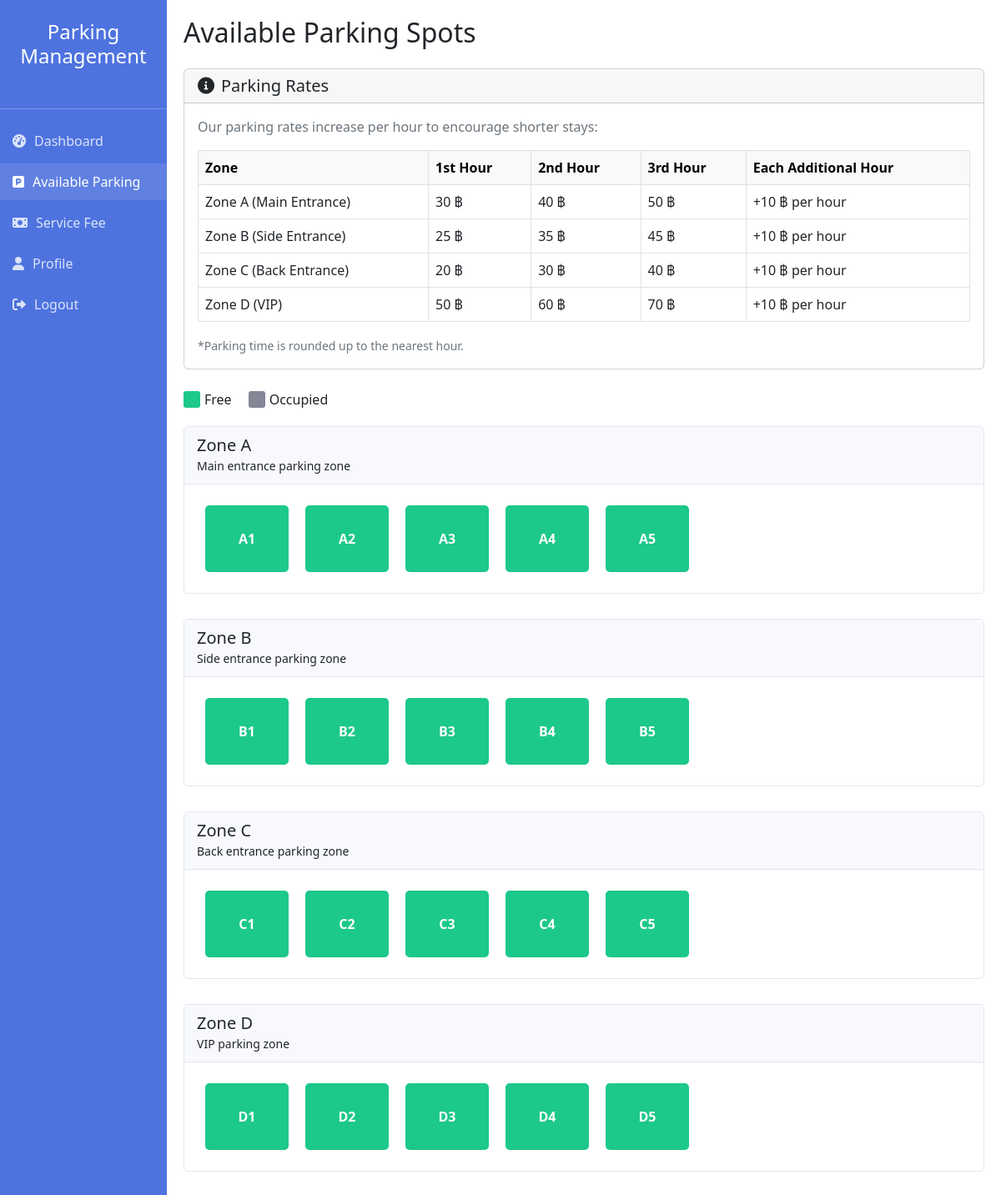
Page /available_parking.php (signed in) on the committed database.
### tables this page shows
CREATE TABLE `parking_zones` (
  `zone_id` int(11) NOT NULL,
  `zone_name` varchar(50) NOT NULL,
  `description` text DEFAULT NULL,
  `created_at` timestamp NOT NULL DEFAULT current_timestamp()
);

CREATE TABLE `parking_spots` (
  `spot_id` int(11) NOT NULL,
  `zone_id` int(11) NOT NULL,
  `spot_number` varchar(10) NOT NULL,
  `status` enum('free','occupied') NOT NULL DEFAULT 'free',
  `created_at` timestamp NOT NULL DEFAULT current_timestamp()
);

### available_parking.php (the view, shortened to what this page needs)
<?php
require_once "config.php";
mysqli_query($conn, "SET time_zone = '+07:00'");
$userId = $_SESSION["user_id"];
$activeParkingSql = "SELECT pr.*, ps.spot_number, pz.zone_name
                     FROM parking_records pr
                     JOIN parking_spots ps ON pr.spot_id = ps.spot_id
                     JOIN parking_zones pz ON ps.zone_id = pz.zone_id
                     WHERE pr.user_id = ?
                     AND pr.exit_time IS NULL
                     AND pr.confirmation_status NOT IN ('expired', 'cancelled', 'pending')
                     AND pr.payment_status != 'expired'
                     LIMIT 1";
$stmt = mysqli_prepare($conn, $activeParkingSql);
mysqli_stmt_bind_param($stmt, "i", $userId);
mysqli_stmt_execute($stmt);
$activeResult = mysqli_stmt_get_result($stmt);
$hasActiveParking = mysqli_num_rows($activeResult) > 0;
$zonesSql = "SELECT * FROM parking_zones ORDER BY zone_name";
$zonesResult = mysqli_query($conn, $zonesSql);
$zones = [];
while ($zoneRow = mysqli_fetch_assoc($zonesResult)) {
    $zones[] = $zoneRow;
}
?>
<!DOCTYPE html>
<html lang="en">
<head>
    <link rel="stylesheet" href="https://cdn.jsdelivr.net/npm/bootstrap@5.2.3/dist/css/bootstrap.min.css">
    <link rel="stylesheet" href="https://cdnjs.cloudflare.com/ajax/libs/font-awesome/6.0.0/css/all.min.css">
</head>
<body>
    <div class="container-fluid">
        <div class="row">
            <div class="col-md-2 sidebar p-0">
                <div class="text-center py-4">
                    <h4>Parking Management</h4>
                </div>
                <hr class="sidebar-divider">
                <ul class="nav flex-column">
                    <li class="nav-item">
                        <a href="dashboard.php">
                            <i class="fas fa-tachometer-alt icon"></i>Dashboard
                        </a>
                    </li>
                    <li class="nav-item">
                        <a href="available_parking.php" class="active">
                            <i class="fas fa-parking icon"></i>Available Parking
                        </a>
                    </li>
                    <li class="nav-item">
                        <a href="service_fee.php">
                            <i class="fas fa-money-bill icon"></i>Service Fee
                        </a>
                    </li>
                    <li class="nav-item">
                        <a href="profile.php">
                            <i class="fas fa-user icon"></i>Profile
                        </a>
                    </li>
                    <li class="nav-item">
                        <a href="logout.php">
                            <i class="fas fa-sign-out-alt icon"></i>Logout
                        </a>
                    </li>
                </ul>
            </div>
            <div class="col-md-10 content">
                <h2 class="mb-4">Available Parking Spots</h2>
                <div class="card mb-4">
                    <div class="card-header">
                        <h5 class="mb-0"><i class="fas fa-info-circle me-2"></i>Parking Rates</h5>
                    </div>
                    <div class="card-body">
                        <p class="text-muted">Our parking rates increase per hour to encourage shorter stays:</p>
                        <table class="table table-bordered rate-table">
                            <thead class="table-light">
                                <tr>
                                    <th>Zone</th>
                                    <th>1st Hour</th>
                                    <th>2nd Hour</th>
                                    <th>3rd Hour</th>
                                    <th>Each Additional Hour</th>
                                </tr>
                            </thead>
                            <tbody>
                                <tr>
                                    <td>Zone A (Main Entrance)</td>
                                    <td>30 ฿</td>
                                    <td>40 ฿</td>
                                    <td>50 ฿</td>
                                    <td>+10 ฿ per hour</td>
                                </tr>
                                <tr>
                                    <td>Zone B (Side Entrance)</td>
                                    <td>25 ฿</td>
                                    <td>35 ฿</td>
                                    <td>45 ฿</td>
                                    <td>+10 ฿ per hour</td>
                                </tr>
                                <tr>
                                    <td>Zone C (Back Entrance)</td>
                                    <td>20 ฿</td>
                                    <td>30 ฿</td>
                                    <td>40 ฿</td>
                                    <td>+10 ฿ per hour</td>
                                </tr>
                                <tr>
                                    <td>Zone D (VIP)</td>
                                    <td>50 ฿</td>
                                    <td>60 ฿</td>
                                    <td>70 ฿</td>
                                    <td>+10 ฿ per hour</td>
                                </tr>
                            </tbody>
                        </table>
                        <small class="text-muted">*Parking time is rounded up to the nearest hour.</small>
                    </div>
                </div>
                <div class="legend">
                    <div class="legend-item">
                        <div class="legend-color legend-free"></div>
                        <span>Free</span>
                    </div>
                    <div class="legend-item">
                        <div class="legend-color legend-occupied"></div>
                        <span>Occupied</span>
                    </div>
                </div>
                <?php foreach ($zones as $zone): ?>
                <div class="zone-container">
                    <div class="zone-header">
                        <h5 class="mb-0"><?php echo htmlspecialchars($zone['zone_name']); ?></h5>
                        <small><?php echo htmlspecialchars($zone['description']); ?></small>
                    </div>
                    <div class="zone-spots">
                        <?php
                        $spotsSql = "SELECT ps.*,
                                     CASE
                                         WHEN ps.status = 'occupied' AND
                                              EXISTS (
                                                  SELECT 1 FROM parking_records pr
                                                  WHERE pr.spot_id = ps.spot_id
                                                  AND pr.exit_time IS NULL
                                                  AND pr.confirmation_status IN ('expired', 'cancelled')
                                              )
                                         THEN 'free'
                                         ELSE ps.status
                                     END as current_status
                                     FROM parking_spots ps
                                     WHERE ps.zone_id = ?
                                     ORDER BY ps.spot_number";
                        $stmt = mysqli_prepare($conn, $spotsSql);
                        mysqli_stmt_bind_param($stmt, "i", $zone['zone_id']);
                        mysqli_stmt_execute($stmt);
                        $spotsResult = mysqli_stmt_get_result($stmt);
                        while ($spot = mysqli_fetch_assoc($spotsResult)):
                            $isFree = $spot['status'] == 'free';
                            $spotClass = $isFree ? 'free' : 'occupied';
                            $isDisabled = !$isFree || $hasActiveParking;
                        ?>
                        <div class="parking-spot <?php echo $spotClass; ?>"
                             <?php if (!$isDisabled): ?>
                             data-bs-toggle="modal"
                             data-bs-target="#reserveModal"
                             data-spot-id="<?php echo $spot['spot_id']; ?>"
                             data-spot-number="<?php echo htmlspecialchars($spot['spot_number']); ?>"
                             data-zone-name="<?php echo htmlspecialchars($zone['zone_name']); ?>"
                             <?php endif; ?>>
                            <?php echo htmlspecialchars($spot['spot_number']); ?>
                        </div>
                        <?php endwhile; ?>
                    </div>
                </div>
                <?php endforeach; ?>
            </div>
        </div>
    </div>
</body>
</html>

### available_parking.php (style rules this page uses)
.sidebar { min-height: 100vh; background-color: #4e73df; color: white; }
.sidebar a { color: rgba(255, 255, 255, 0.8); padding: 10px 15px; text-decoration: none; display: block; transition: all 0.3s; }
.sidebar a:hover, .sidebar a.active { color: white; background-color: rgba(255, 255, 255, 0.1); }
.content { padding: 20px; }
.nav-item { margin-bottom: 5px; }
.icon { margin-right: 10px; }
.parking-spot { width: 100px; height: 80px; margin: 10px; display: flex; align-items: center; justify-content: center; border-radius: 5px; cursor: pointer; color: white; font-weight: bold; transition: all 0.3s; }
.parking-spot.free { background-color: #1cc88a; }
.zone-container { margin-bottom: 30px; border: 1px solid #e3e6f0; border-radius: 5px; overflow: hidden; }
.zone-header { background-color: #f8f9fc; padding: 10px 15px; border-bottom: 1px solid #e3e6f0; }
.zone-spots { display: flex; flex-wrap: wrap; padding: 15px; }
.legend { display: flex; align-items: center; margin-bottom: 20px; }
.legend-item { display: flex; align-items: center; margin-right: 20px; }
.legend-color { width: 20px; height: 20px; margin-right: 5px; border-radius: 3px; }
.legend-free { background-color: #1cc88a; }
.legend-occupied { background-color: #858796; }

### rows in the picture
parking_zones: zone_name "Zone A", description "Main entrance parking zone"
parking_spots: spot_number "A1"
parking_spots: spot_number "A2"
parking_spots: spot_number "A3"
parking_spots: spot_number "A4"
parking_spots: spot_number "A5"
parking_zones: zone_name "Zone B", description "Side entrance parking zone"
parking_spots: spot_number "B1"
parking_spots: spot_number "B2"
parking_spots: spot_number "B3"
parking_spots: spot_number "B4"
parking_spots: spot_number "B5"
parking_zones: zone_name "Zone C", description "Back entrance parking zone"
parking_spots: spot_number "C1"
parking_spots: spot_number "C2"
parking_spots: spot_number "C3"
parking_spots: spot_number "C4"
parking_spots: spot_number "C5"
parking_zones: zone_name "Zone D", description "VIP parking zone"
parking_spots: spot_number "D1"
parking_spots: spot_number "D2"
parking_spots: spot_number "D3"
parking_spots: spot_number "D4"
parking_spots: spot_number "D5"
